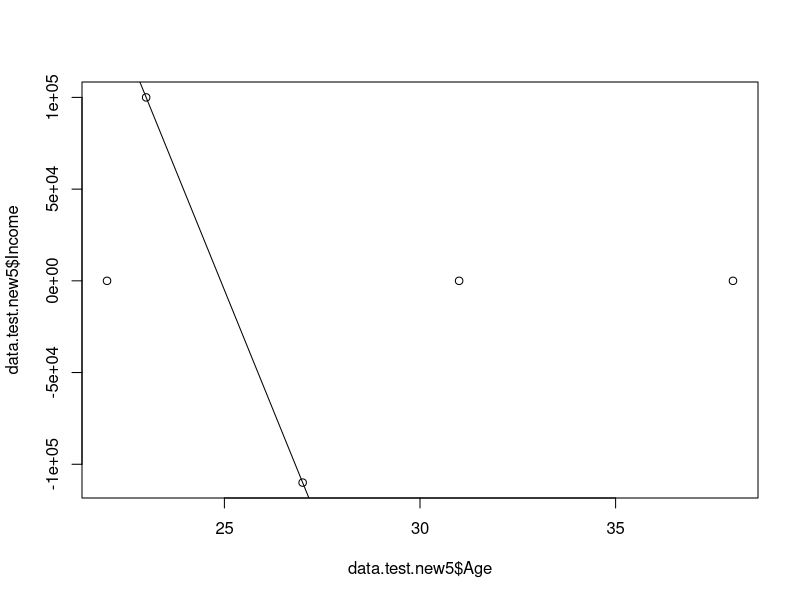

Generate this figure with R:
## ---- chunk 1
#CHUNK 1
data.test <- data.frame(Name = c("John", "Amy", "", "Jordan", "Kate"),
                        Age = c(23, 22, 38, 31, NA),
                        Religion = c("Christian", "", "Atheist", "Muslim", "Muslim"),
                        Income = c(100000, -1, -1, -1, -110000))

data.test
## ---- chunk 2
#CHUNK 2
#Get a true/false list of all rows with NA
na.check <- is.na(data.test$Age) # Note we are only checking the Age column
na.check
data.test[!na.check,]
## ---- chunk 3
#CHUNK 3
#Negate the list
not.na <- !na.check
not.na
data.test[not.na,]
## ---- chunk 4
#CHUNK 4
#Select only those rows in the original dataframe that are not NA
data.test.new <- data.test[not.na,] # [(row selection), (column selection)] = [not.na, (blank)] - blank means "all"
data.test.new
## ---- chunk 5
#CHUNK 5
#Work out which columns we want to keep
allCols <- colnames(data.test)
drop <- c("Income")
keep <- setdiff(allCols, drop)
keep

## ---- chunk 6
#CHUNK 6
#Select only those columns that you want to keep
data.test.new2 <- data.test.new[,keep]  # [(row selection), (column selection)] = [(blank), keep] - blank means "all"
data.test.new2
## ---- chunk 7
#CHUNK 7
data.test.new <- data.test[!is.na(data.test$Age),setdiff(colnames(data.test),c("Income"))]
data.test.new
## ---- chunk 8
#CHUNK 8
data.test <- data.frame(Name = c("John", "Amy", "", "Jordan", "Kate"),
                        Age = c(23, 22, 38, 31, NA),
                        Religion = c("Christian", "", "Atheist", "Muslim", "Muslim"),
                        Income = c(100000, -1, -1, -1, 110000))

data.test
## ---- chunk 9
#CHUNK 9
data.test.new3 <- data.test # make a copy so we can make changes without affecting the original
#Replace NA values in the age column with the median
#First, calculate the median (ignoring NAs):
age.median <- median(data.test.new3$Age, na.rm = TRUE) #na.rm = TRUE means ignore NAs when calculating the value
#Second, replace NAs with the calculated median (we saw how to select NAs above)
data.test.new3$Age[is.na(data.test.new3$Age)] <- age.median  # Make sure you understand how this code works
data.test.new3
## ---- chunk 10
#CHUNK 10
#Replace missing value in the religion column with random values
#First, count the missing values
counts <- as.data.frame(table(data.test.new3$Religion))
counts
numMissing <- counts$Freq[counts$Var1 == ""]
numMissing

#Second, specify the distribution to generate samples from (note that we can use the frequency column as "weights," but need to get rid of the missing value as we don't want to generate new ones)
counts.notMissing <- counts[counts$Var1 != "", ]
counts.notMissing

#Third, replace missing values using random samples from the distribution
data.test.new3$Religion[data.test.new3$Religion == ""] <- sample(x = counts.notMissing$Var1, # The names of the religions
  size = numMissing, # Number we need to generate to replace all missings
  replace = TRUE, # Sample with replacement
  prob = counts.notMissing$Freq) # The weights given by the frequency column in the counts table

data.test.new3

## ---- chunk 11
#CHUNK 11
income.mean <- mean(data.test.new3$Income[data.test.new3$Income != -1])
income.mean
data.test.new3$Income[data.test.new3$Income == -1] <- income.mean
data.test.new3

## ---- chunk 12
#CHUNK 12
#Replace missing values in Income column with the mean
#Firxt, calculate the mean
m <- mean(data.test$Income[data.test.new3$Income != -1])
#Second, replace missing with the mean
data.test.new3$Income[data.test.new3$Income == -1] <- m
data.test.new3
## ---- chunk 13
#CHUNK 13
data.test <- data.frame(Name = c("John", "Amy", "", "Jordan", "Kate"),
                        Age = c(23, 22, 38, 31, NA),
                        Religion = c("Christian", "", "Atheist", "Muslim", "Muslim"),
                        Income = c(100000, -1, -1, -1, -110000))
## ---- chunk 14
#CHUNK 14
data.test <- data.frame(Name = c("John", "Amy", "", "Jordan", "Kate"),
                        Age = c(23, 22, 38, 31, NA),
                        Religion = c("Christian", "", "Atheist", "Muslim", "Muslim"),
                        Income = c(100000, -1, -1, -1, -110000))

#Note that if a cell is already NA it needs to skip evaluation for other missing value codes as R will not conduct a test on a missing value.
data.test.new4 <- data.test
for (i in 1:ncol(data.test))
{
  for (j in 1:nrow(data.test))
  {
    if(is.na(data.test[j,i])) {}
       else
       {
           if(data.test[j,i]=="") {data.test.new4[j,i] <- NA}
           if(data.test[j,i]==-1) {data.test.new4[j,i] <- NA}
       }
  }

}
data.test.new4

## ---- chunk 15
#CHUNK 15
#Set up the data so missing values in age are filled in (for simplicity)
data.test.new5 <- data.test
data.test.new5$Age[is.na(data.test.new5$Age)] <- median(data.test.new5$Age, na.rm = TRUE)
data.test.new5
## ---- chunk 16
#CHUNK 16
#Fit a model for predicting income using Age 
model <- lm("Income~Age", data = data.test.new5[data.test.new5$Income != -1,])
summary(model)

plot(data.test.new5$Age,data.test.new5$Income)
abline(model)
## ---- chunk 17
#CHUNK 17
#Use our model to predict values for the missing values in the Income column
data.test.new5$Income[data.test.new5$Income == -1] <- predict(model, newdata = data.test.new5[data.test.new5$Income == -1, ])
data.test.new5
